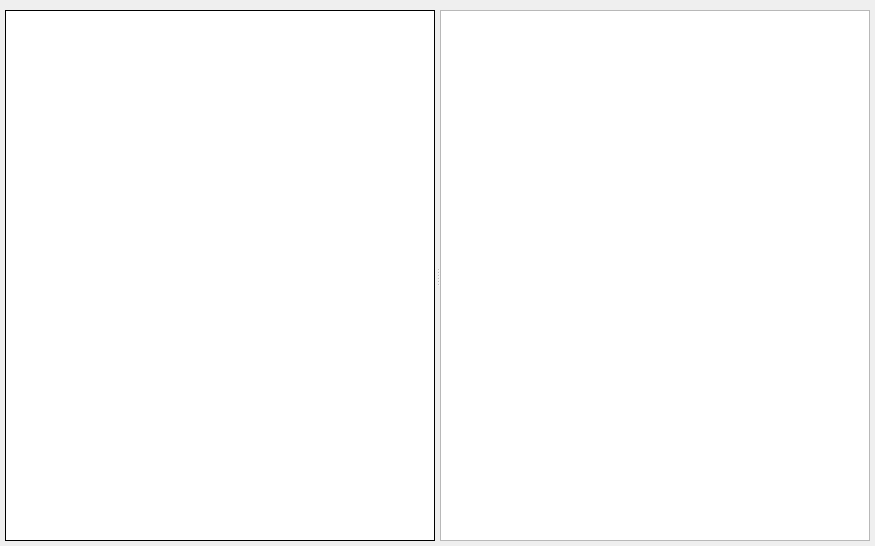
<?xml version="1.0" encoding="UTF-8"?>
<ui version="4.0">
 <class>CJournalWidget</class>
 <widget class="QWidget" name="CJournalWidget">
  <property name="geometry">
   <rect>
    <x>0</x>
    <y>0</y>
    <width>875</width>
    <height>546</height>
   </rect>
  </property>
  <property name="font">
   <font>
    <pointsize>9</pointsize>
   </font>
  </property>
  <property name="windowTitle">
   <string>Form</string>
  </property>
  <layout class="QVBoxLayout" name="verticalLayout">
   <property name="spacing">
    <number>5</number>
   </property>
   <property name="leftMargin">
    <number>5</number>
   </property>
   <property name="topMargin">
    <number>5</number>
   </property>
   <property name="rightMargin">
    <number>5</number>
   </property>
   <property name="bottomMargin">
    <number>5</number>
   </property>
   <item>
    <widget class="CHeaderJournal" name="widgetJournalHeader" native="true"/>
   </item>
   <item>
    <widget class="QSplitter" name="splitter">
     <property name="sizePolicy">
      <sizepolicy hsizetype="Expanding" vsizetype="Expanding">
       <horstretch>0</horstretch>
       <verstretch>0</verstretch>
      </sizepolicy>
     </property>
     <property name="orientation">
      <enum>Qt::Horizontal</enum>
     </property>
     <property name="handleWidth">
      <number>5</number>
     </property>
     <widget class="CJournalTable" name="tableWidgetJournal">
      <property name="minimumSize">
       <size>
        <width>0</width>
        <height>0</height>
       </size>
      </property>
      <property name="maximumSize">
       <size>
        <width>16777215</width>
        <height>16777215</height>
       </size>
      </property>
      <property name="frameShape">
       <enum>QFrame::Box</enum>
      </property>
      <property name="frameShadow">
       <enum>QFrame::Plain</enum>
      </property>
     </widget>
     <widget class="QListView" name="listViewPropertyJournal"/>
    </widget>
   </item>
  </layout>
 </widget>
 <customwidgets>
  <customwidget>
   <class>CHeaderJournal</class>
   <extends>QWidget</extends>
   <header>cheaderjournal.h</header>
   <container>1</container>
  </customwidget>
  <customwidget>
   <class>CJournalTable</class>
   <extends>QTableWidget</extends>
   <header>cjournaltable.h</header>
  </customwidget>
 </customwidgets>
 <resources/>
 <connections/>
</ui>
